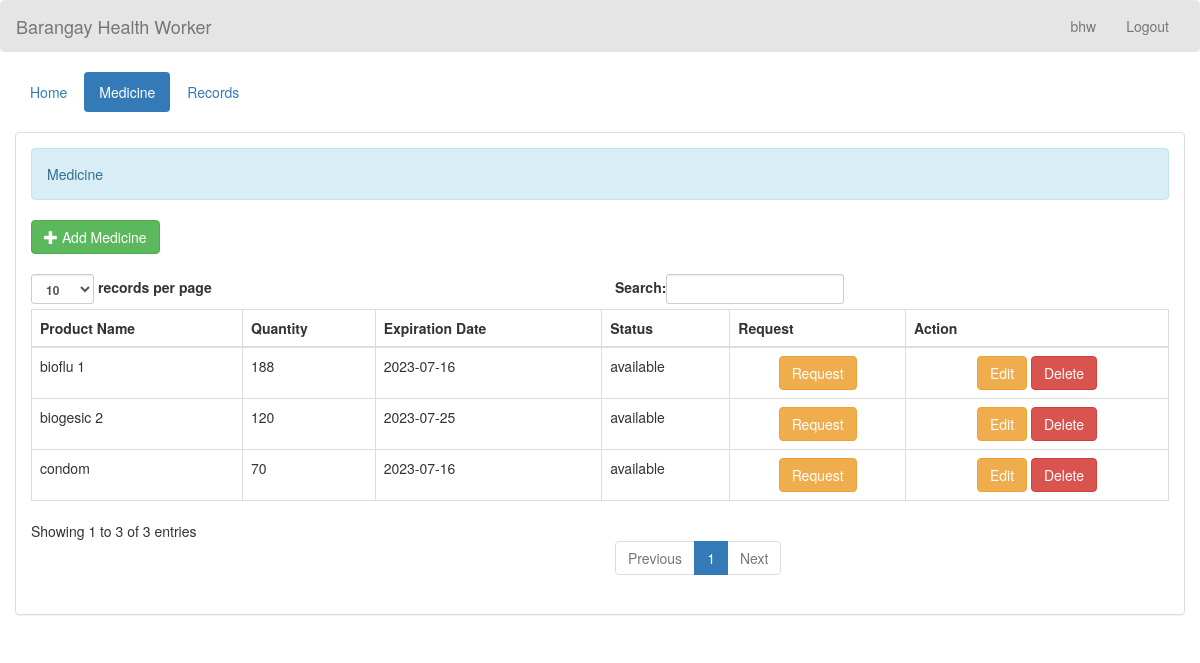
The page /admin/medicine.php (signed in) on the database its author committed.
### tables this page shows
CREATE TABLE `users` (
  `id` int(11) NOT NULL,
  `role` enum('user','admin') NOT NULL,
  `username` varchar(255) NOT NULL,
  `password` varchar(255) NOT NULL,
  `name` varchar(255) NOT NULL
);

CREATE TABLE `medicines` (
  `productId` int(30) NOT NULL,
  `productName` varchar(100) NOT NULL,
  `quantity1` int(10) NOT NULL,
  `total` int(10) NOT NULL,
  `expDate` date NOT NULL,
  `status` varchar(100) NOT NULL,
  `action` varchar(100) NOT NULL
);

### admin_query/name.php (called while the page is built)
<?php
require '../connection/connect.php';
if (isset($_SESSION['id']) && !empty($_SESSION['id'])) {
    $userId = $_SESSION['id'];
    $query = $conn->query("SELECT * FROM `users` WHERE `id` = '$userId'") or die(mysqli_error($conn));
    if ($query->num_rows > 0) {
        $fetch = $query->fetch_array();
        $name = $fetch['name'];
    } else {
        header("location:../index.php");
    }
} else {
    header("location:../index.php");
}
?>

### admin/medicine.php (the view, shortened to what this page needs)
<!DOCTYPE html>
<?php
	require '../admin_query/name.php';
	@include '../connection/connect.php';
?>
<html lang="en">
<head>
	<link rel="stylesheet" type="text/css" href="../css/bootstrap.css" />
	<link rel="stylesheet" type="text/css" href="../css/style.css" />
</head>
<body>
	<nav style="background-color:rgba(0, 0, 0, 0.1);" class="navbar navbar-default">
		<div class="container-fluid">
			<div class="navbar-header">
				<a class="navbar-brand">Barangay Health Worker</a>
			</div>
			<ul class="nav navbar-nav pull-right ">
				<li class="dropdown">
					<a class="dropdown-toggle" data-toggle="dropdown" role="button" aria-haspopup="true" aria-expanded="false"><?php echo $name; ?></a>
				</li>
				<li><a href="../logout.php">Logout</a></li>
			</ul>
		</div>
	</nav>
	<div class="container-fluid">
		<ul class="nav nav-pills">
			<li><a href="homemed.php">Home</a></li>
			<li class="active"><a href="medicine.php">Medicine</a></li>
			<li class=""><a href="userRecMed.php">Records</a></li>
		</ul>
	</div>
	<br />
	<div class="container-fluid">
		<div class="panel panel-default">
			<div class="panel-body">
				<div class="alert alert-info">Medicine</div>
				<a class="btn btn-success" href="add_med.php"><i class="glyphicon glyphicon-plus"></i> Add Medicine</a>
				<br />
				<br />
				<table id="table" class="table table-bordered">
					<thead>
						<tr>
							<th>Product Name</th>
							<th>Quantity</th>
							<th>Expiration Date</th>
							<th>Status</th>
							<th>Request</th>
							<th>Action</th>
						</tr>
					</thead>
					<tbody>
						<?php
							$query = $conn->query("SELECT * FROM `medicines`") or die(mysqli_error());
							while ($fetch = $query->fetch_array()) {
								$status = $fetch['status'];
						?>
								<tr>
									<td><?php echo $fetch['productName'] ?></td>
									<td><?php echo $fetch['total'] ?></td>
									<td><?php echo $fetch['expDate'] ?></td>
									<td><?php echo $status ?></td>
								<td>
									<center>
										<?php if ($status == 'unavailable'): ?>
											<button class="btn btn-warning" disabled>Request</button>
										<?php else: ?>
											<a class="btn btn-warning" href="request.php?productName=<?php echo urlencode($fetch['productName']); ?>">Request</a>
										<?php endif; ?>
									</center>
								</td>
									<td>
										<center>
											<a class="btn btn-warning" href="edit_med.php?productId=<?php echo $fetch['productId'] ?>"></i> Edit</a>
											<a class="btn btn-danger" onclick="confirmationDelete(this); return false;" href="../admin_query/delete_med.php?productId=<?php echo $fetch['productId'] ?>">Delete</a>
										</center>
									</td>
								</tr>
						<?php
							}
						?>
					</tbody>
				</table>
			</div>
		</div>
	</div>
	<br />
	<br />
</body>
</html>

### rows shown on the page
users: name "bhw"
medicines: productName "biogesic 2", total "120", expDate "2023-07-25", status "available"
medicines: productName "bioflu 1", total "188", expDate "2023-07-16", status "available"
medicines: productName "condom", total "70", expDate "2023-07-16", status "available"
